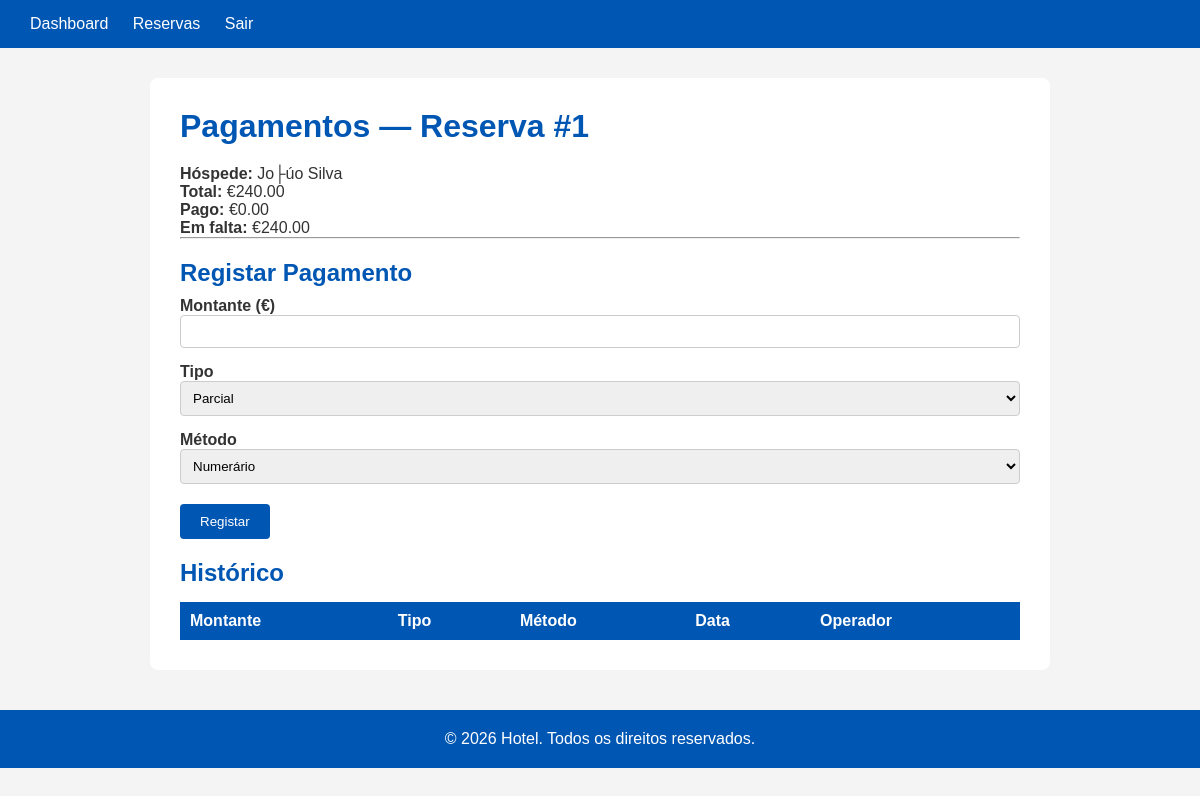
/admin/pagamentos.php?reserva_id=1 (signed in), run on an earlier commit of the app's database.
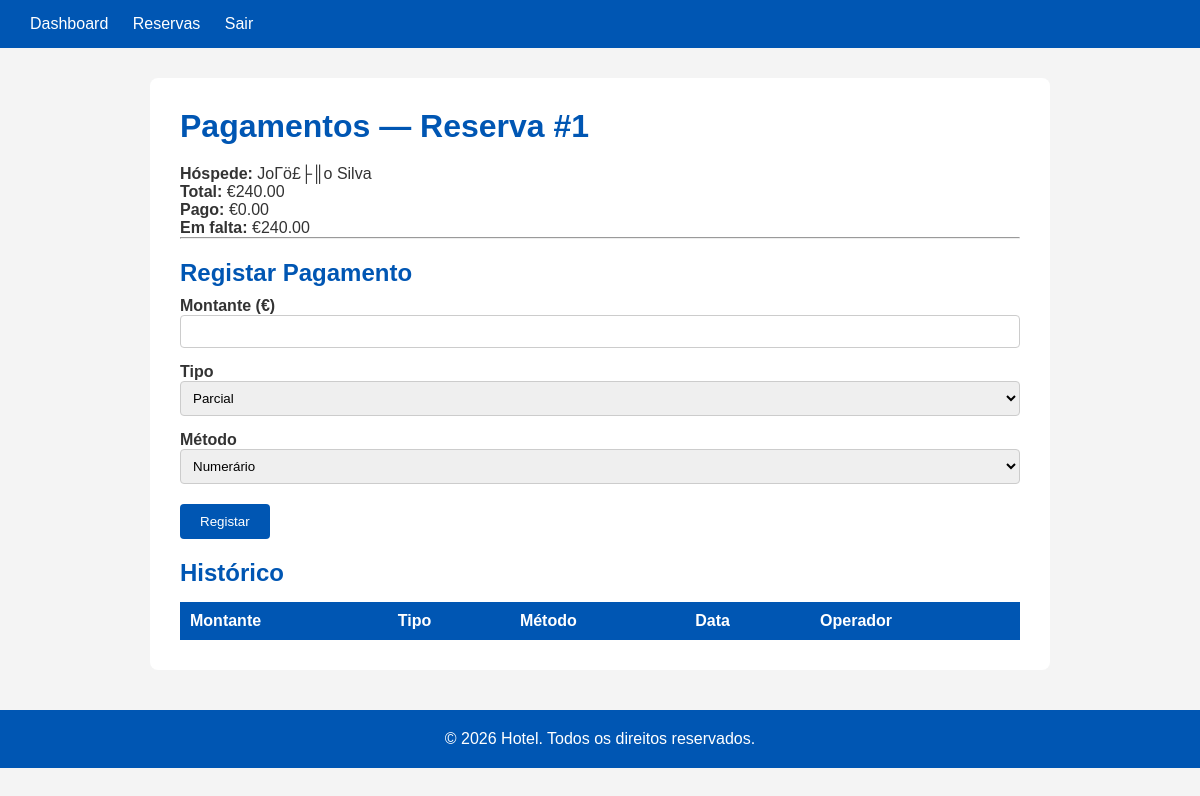
And on a later commit of the database.
### tables this page shows
CREATE TABLE `reservas` (
  `id` int(11) NOT NULL AUTO_INCREMENT,
  `hospede_id` int(11) NOT NULL,
  `tipo_quarto_id` int(11) NOT NULL,
  `quarto_id` int(11) DEFAULT NULL,
  `data_inicio` date NOT NULL,
  `data_fim` date NOT NULL,
  `num_hospedes` int(11) NOT NULL DEFAULT 1,
  `pequeno_almoco` tinyint(1) NOT NULL DEFAULT 0,
  `nif_faturacao` varchar(9) DEFAULT NULL,
  `estado` enum('pendente','ativa','cancelada','concluida') NOT NULL DEFAULT 'pendente',
  `checkin_feito` tinyint(1) NOT NULL DEFAULT 0,
  `checkout_feito` tinyint(1) NOT NULL DEFAULT 0,
  `total_estimado` decimal(10,2) NOT NULL DEFAULT 0.00,
  `criado_em` datetime NOT NULL DEFAULT current_timestamp(),
  PRIMARY KEY (`id`),
  KEY `hospede_id` (`hospede_id`),
  KEY `tipo_quarto_id` (`tipo_quarto_id`),
  KEY `quarto_id` (`quarto_id`),
  CONSTRAINT `reservas_ibfk_1` FOREIGN KEY (`hospede_id`) REFERENCES `hospedes` (`id`),
  CONSTRAINT `reservas_ibfk_2` FOREIGN KEY (`tipo_quarto_id`) REFERENCES `tipos_quarto` (`id`),
  CONSTRAINT `reservas_ibfk_3` FOREIGN KEY (`quarto_id`) REFERENCES `quartos` (`id`)
);

CREATE TABLE `hospedes` (
  `id` int(11) NOT NULL AUTO_INCREMENT,
  `utilizador_id` int(11) NOT NULL,
  `nome_completo` varchar(100) NOT NULL,
  `doc_tipo` enum('CartΓö£├║o de CidadΓö£├║o','Passaporte','Outro') NOT NULL,
  `doc_numero` varchar(50) NOT NULL,
  `nif` varchar(9) DEFAULT NULL,
  `telefone` varchar(20) DEFAULT NULL,
  `estado` enum('ativo','inativo') NOT NULL DEFAULT 'ativo',
  PRIMARY KEY (`id`),
  KEY `utilizador_id` (`utilizador_id`),
  CONSTRAINT `hospedes_ibfk_1` FOREIGN KEY (`utilizador_id`) REFERENCES `utilizadores` (`id`)
);

### includes/helpers.php (called while the page is built, shortened)
<?php
 function h($texto) {
     return htmlspecialchars($texto, ENT_QUOTES, 'UTF-8');
 }
 ?>

### admin/pagamentos.php (the view, shortened to what this page needs)
<?php
 require_once '../includes/db.php';
 require_once '../includes/helpers.php';
 $reserva_id = (int)($_GET['reserva_id'] ?? 0);
 $stmt = mysqli_prepare($conn,
     "SELECT r.id, r.total_estimado, h.nome_completo
      FROM reservas r
      JOIN hospedes h ON r.hospede_id = h.id
      WHERE r.id = ? LIMIT 1");
 mysqli_stmt_bind_param($stmt, 'i', $reserva_id);
 mysqli_stmt_execute($stmt);
 $reserva = mysqli_fetch_assoc(mysqli_stmt_get_result($stmt));
 $pago = mysqli_fetch_assoc(mysqli_query($conn,
     "SELECT IFNULL(SUM(montante), 0) AS total FROM pagamentos
      WHERE reserva_id = $reserva_id"
 ))['total'];
 $em_falta = $reserva['total_estimado'] - $pago;
 ?>
 <!DOCTYPE html>
 <html lang="pt">
 <head>
     <link rel="stylesheet" href="../includes/style.css">
 </head>
 <body>
     <header>
         <a href="index.php">Dashboard</a>
         <a href="reservas.php">Reservas</a>
         <a href="../auth/logout.php">Sair</a>
     </header>
     <main>
         <h1>Pagamentos — Reserva #<?= $reserva_id ?></h1>
         <p><strong>Hóspede:</strong> <?= h($reserva['nome_completo']) ?></p>
         <p><strong>Total:</strong> €<?= number_format($reserva['total_estimado'], 2) ?></p>
         <p><strong>Pago:</strong> €<?= number_format($pago, 2) ?></p>
         <p><strong>Em falta:</strong> €<?= number_format($em_falta, 2) ?></p>
         <hr>
         <h2>Registar Pagamento</h2>
         <form method="POST">
             <label>Montante (€)
                 <input type="number" name="montante" step="0.01" min="0.01" required>
             </label>
             <label>Tipo
                 <select name="tipo">
                     <option value="parcial">Parcial</option>
                 </select>
             </label>
             <label>Método
                 <select name="metodo">
                     <option value="numerario">Numerário</option>
                 </select>
             </label>
             <button type="submit">Registar</button>
         </form>
         <h2>Histórico</h2>
         <table>
             <tr>
                 <th>Montante</th>
                 <th>Tipo</th>
                 <th>Método</th>
                 <th>Data</th>
                 <th>Operador</th>
             </tr>
         </table>
     </main>
     <footer>
         <p>&copy; 2026 Hotel. Todos os direitos reservados.</p>
     </footer>
 </body>
 </html>

What changed in the data, as far as the page shows it:
changed through a linked row, reservas: hospede.nome_completo "Jo├úo Silva" → "JoΓö£├║o Silva"
